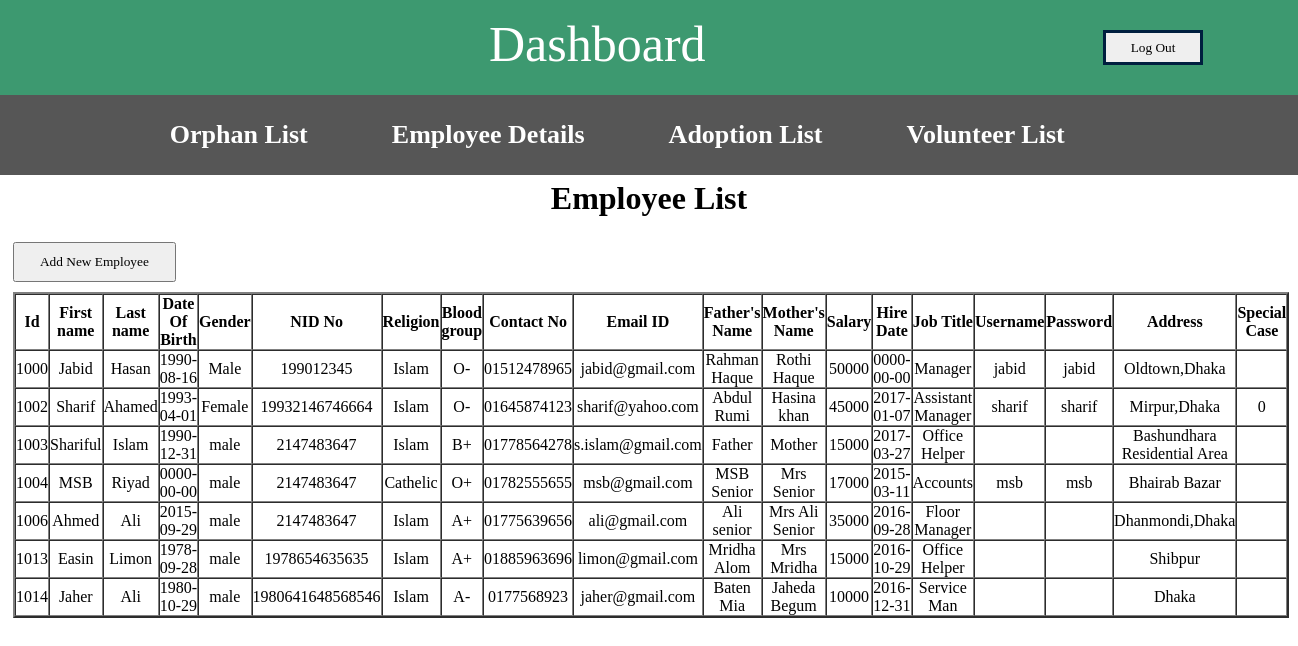
The app's page /orphan/index.php/admin_employeepage/employee_table with its own data.
### tables this page shows
CREATE TABLE `employee` (
  `employee_id` int(5) UNSIGNED NOT NULL,
  `first_name` varchar(200) NOT NULL,
  `last_name` varchar(200) NOT NULL,
  `date_of_birth` date NOT NULL,
  `gender` varchar(10) NOT NULL,
  `nid_number` char(25) NOT NULL,
  `religion` varchar(30) NOT NULL,
  `blood_group` varchar(10) NOT NULL,
  `address` text NOT NULL,
  `contact_number` char(25) NOT NULL,
  `email_id` varchar(100) DEFAULT NULL,
  `father_name` varchar(200) NOT NULL,
  `mother_name` varchar(200) NOT NULL,
  `salary` int(11) NOT NULL,
  `hire_date` date NOT NULL,
  `job_title` varchar(30) NOT NULL,
  `username` varchar(25) DEFAULT NULL,
  `password` varchar(25) DEFAULT NULL,
  `special_case` text
);

### orphan/application/controllers/admin_employeepage.php (called while the page is built, shortened)
<?php
class Admin_employeepage extends MY_Controller {
	public function employee_table()
	{	$this->load->model('employeeModel');
	$data['employee_list']=$this->employeeModel->getEmployee();
		$this->load->view('admin_employee_list',$data);
	}
}

### orphan/index.php (called while the page is built, shortened)
<?php
require_once BASEPATH.'core/CodeIgniter.php';

### orphan/application/models/employeeModel.php (called while the page is built, shortened)
<?php
class EmployeeModel extends CI_Model {
        public function getEmployee(){
                $this->db->select('employee_id,first_name,last_name,date_of_birth,gender,nid_number,religion,blood_group,email_id,job_title,address,contact_number,father_name,mother_name,salary,hire_date,username,password,special_case');
                $this->db->from('employee');
                return $this->db->get()->result_array();
        }
}

### orphan/application/views/admin_employee_list.php (the view, shortened to what this page needs)
<!DOCTYPE html>
<html lang="en">
<head>
	<?= link_tag('assets/css/style.css')?>
</head>
<body>
	<div class="head1">
		<div class="head2">
			<a href="<?= base_url('admin_loginpage/admin_logout')?>"><button>Log Out</button></a>
				<div class="head3">
					<a href="<?= base_url('admin_optionpage/admin_dashboard')?>">Dashboard</a>
				</div>
		</div>
	</div>
	<div class="menu">
		<div class="optionmenu">
			<ul>
				<li><a href="<?= base_url('admin_orphanpage/orphan_table')?>">Orphan List</a></li>
				<li><a href="<?= base_url('admin_employeepage/employee_table')?>">Employee Details</a></li>
				<li><a href="<?= base_url('admin_adoptionpage/adoption_table')?>">Adoption List</a></li>
				<li><a href="<?= base_url('admin_volunteerpage/volunteer_table')?>">Volunteer List</a></li>
			</ul>
		</div>
	</div>
<div class="container">
		<h1>Employee List</h1>
		<div class ="body">
			<a href="<?php echo base_url('admin_employeepage/newEmployeeEntry');?>"><button>Add New Employee</button></a>
				<div class="table">
					<table style="width:100%" border="2px" cellspacing="0px" cellpadding="2px">
						<thead>
						    <th>Id</th>
						    <th>First name</th>
						    <th>Last name</th>
						    <th>Date Of Birth</th>
						    <th>Gender</th>
						    <th>NID No</th>
						    <th>Religion</th>
						    <th>Blood group</th>
						    <th>Contact No</th>
						    <th>Email ID</th>
						    <th>Father's Name</th>
						    <th>Mother's Name</th>
						    <th>Salary</th>
						    <th>Hire Date</th>
						    <th>Job Title</th>
						    <th>Username</th>
						    <th>Password</th>
						    <th>Address</th>
						    <th>Special Case</th>
						</thead>
						<tbody>
					  		<?php foreach ($employee_list as $row){?>
						  <tr>
						    <td><?php echo $row['employee_id'];?></td>
						    <td><?php echo $row['first_name'];?></td>
						    <td><?php echo $row['last_name'];?></td>
						    <td><?php echo $row['date_of_birth'];?></td>
						    <td><?php echo $row['gender'];?></td>
						    <td><?php echo $row['nid_number'];?></td>
						    <td><?php echo $row['religion'];?></td>
						    <td><?php echo $row['blood_group'];?></td>
						    <td><?php echo $row['contact_number'];?></td>
						    <td><?php echo $row['email_id'];?></td>
						    <td><?php echo $row['father_name'];?></td>
						    <td><?php echo $row['mother_name'];?></td>
						    <td><?php echo $row['salary'];?></td>
						    <td><?php echo $row['hire_date'];?></td>
						    <td><?php echo $row['job_title'];?></td>
						    <td><?php echo $row['username'];?></td>
						    <td><?php echo $row['password'];?></td>
						    <td><?php echo $row['address'];?></td>
						    <td><?php echo $row['special_case'];?></td>
						  </tr>
						    <?php } ?>
					  </tbody>
					</table>
				</div>
  	</div>
</div>
</body>
</html>

### orphan/assets/css/style.css (style rules this page uses)
* { margin: 0px; padding: 0px; font-family: tahoma; }
a { text-decoration: none; }
.head1 { height: 90px; width: 100%; background-color: #3d9970; margin: auto; padding-bottom: 5px; }
.head2 { width: 90%; margin:auto; }
.head2 a button { float: right; height: 35px; width: 100px; margin: 30px; border: 3px solid #001f3f; }
.whoClass p,h1 { text-align: center; color: black; font-family: ubuntu; padding: 5px; }
.mission p,h1 { text-align: center; color: black; font-family: ubuntu; padding: 5px; }
.head3 { width: 50%; margin: auto; float: right; }
.head3 a { font-size: 50px; color: white; padding-top: 15px; display: inline-block; }
.menu { background-color: #565656; height: 80px; width: 100%; }
.optionmenu { height: 70px; width: 80%; margin: auto; }
.optionmenu ul { list-style: none; }
.optionmenu ul li { display: inline-block; }
.optionmenu ul li a { color: white; font-family: Baskerville Old Face; display: inline-block; font-size: 26px; padding: 25px 40px; font-weight: bold; }
.body { width: 98%; padding-top: 20px; margin: auto; }
.body a button { padding: 10px 25px; margin-bottom: 10px; }
.table { padding-bottom: 100px; }
.table table tbody td { text-align: center; }

### records on screen
employee: employee_id "1000", first_name "Jabid", last_name "Hasan", date_of_birth "1990-08-16", gender "Male", nid_number "199012345", religion "Islam", blood_group "O-", contact_number "01512478965", email "jabid@gmail.com", father_name "Rahman Haque", mother_name "Rothi Haque", salary "50000", hire_date "0000-00-00", job_title "Manager", username "jabid", password "jabid", address "Oldtown,Dhaka"
employee: employee_id "1002", first_name "Sharif", last_name "Ahamed", date_of_birth "1993-04-01", gender "Female", nid_number "19932146746664", religion "Islam", blood_group "O-", contact_number "01645874123", email "sharif@yahoo.com", father_name "Abdul Rumi", mother_name "Hasina khan", salary "45000", hire_date "2017-01-07", job_title "Assistant Manager", username "sharif", password "sharif", address "Mirpur,Dhaka", special_case "0"
employee: employee_id "1003", first_name "Shariful", last_name "Islam", date_of_birth "1990-12-31", gender "male", nid_number "2147483647", religion "Islam", blood_group "B+", contact_number "01778564278", email "s.islam@gmail.com", father_name "Father", mother_name "Mother", salary "15000", hire_date "2017-03-27", job_title "Office Helper", address "Bashundhara Residential Area"
employee: employee_id "1004", first_name "MSB", last_name "Riyad", date_of_birth "0000-00-00", gender "male", nid_number "2147483647", religion "Cathelic", blood_group "O+", contact_number "01782555655", email "msb@gmail.com", father_name "MSB Senior", mother_name "Mrs Senior", salary "17000", hire_date "2015-03-11", job_title "Accounts", username "msb", password "msb", address "Bhairab Bazar"
employee: employee_id "1006", first_name "Ahmed", last_name "Ali", date_of_birth "2015-09-29", gender "male", nid_number "2147483647", religion "Islam", blood_group "A+", contact_number "01775639656", email "ali@gmail.com", father_name "Ali senior", mother_name "Mrs Ali Senior", salary "35000", hire_date "2016-09-28", job_title "Floor Manager", address "Dhanmondi,Dhaka"
employee: employee_id "1013", first_name "Easin", last_name "Limon", date_of_birth "1978-09-28", gender "male", nid_number "1978654635635", religion "Islam", blood_group "A+", contact_number "01885963696", email "limon@gmail.com", father_name "Mridha Alom", mother_name "Mrs Mridha", salary "15000", hire_date "2016-10-29", job_title "Office Helper", address "Shibpur"
employee: employee_id "1014", first_name "Jaher", last_name "Ali", date_of_birth "1980-10-29", gender "male", nid_number "1980641648568546", religion "Islam", blood_group "A-", contact_number "0177568923", email "jaher@gmail.com", father_name "Baten Mia", mother_name "Jaheda Begum", salary "10000", hire_date "2016-12-31", job_title "Service Man", address "Dhaka"
